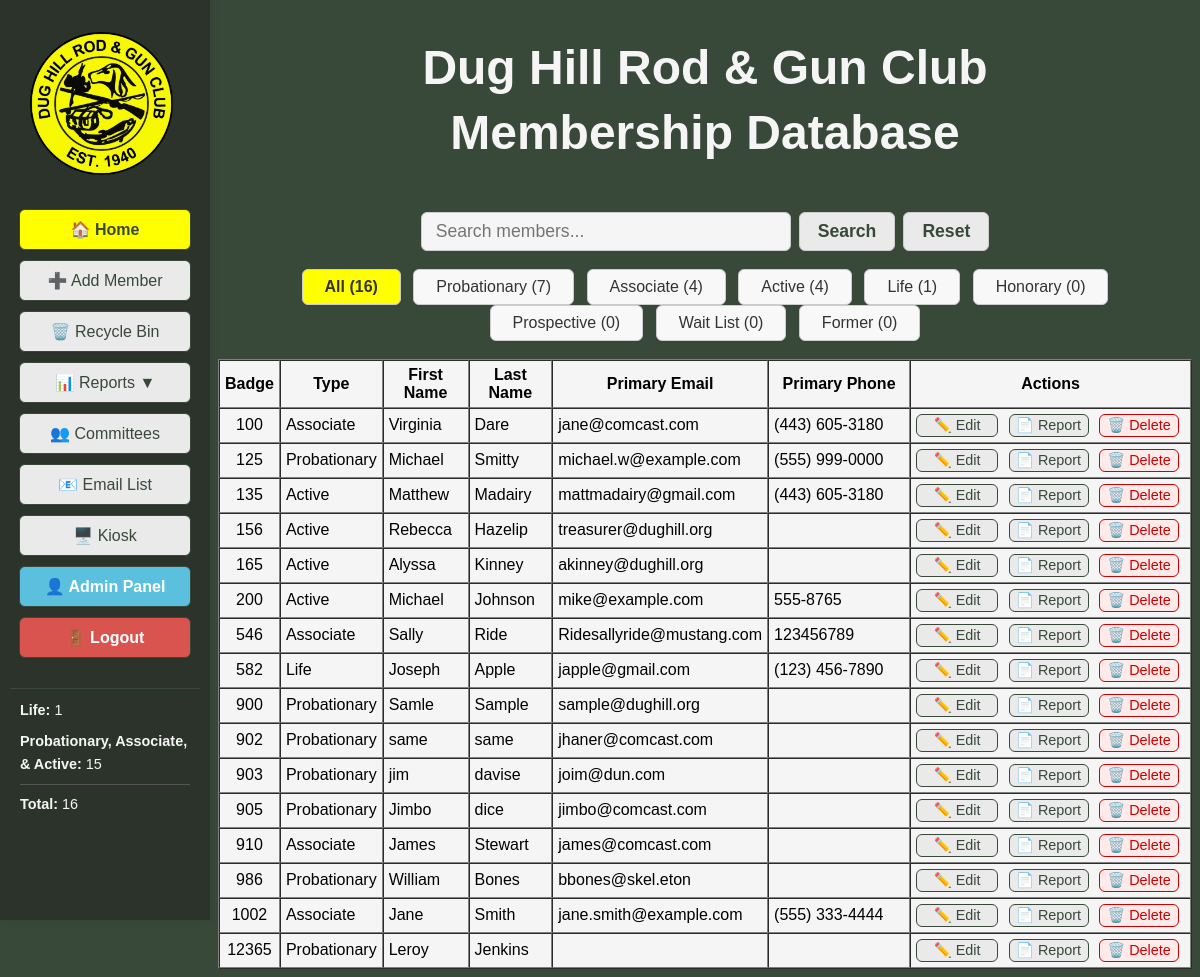
Before: / (signed in) with the older database file.
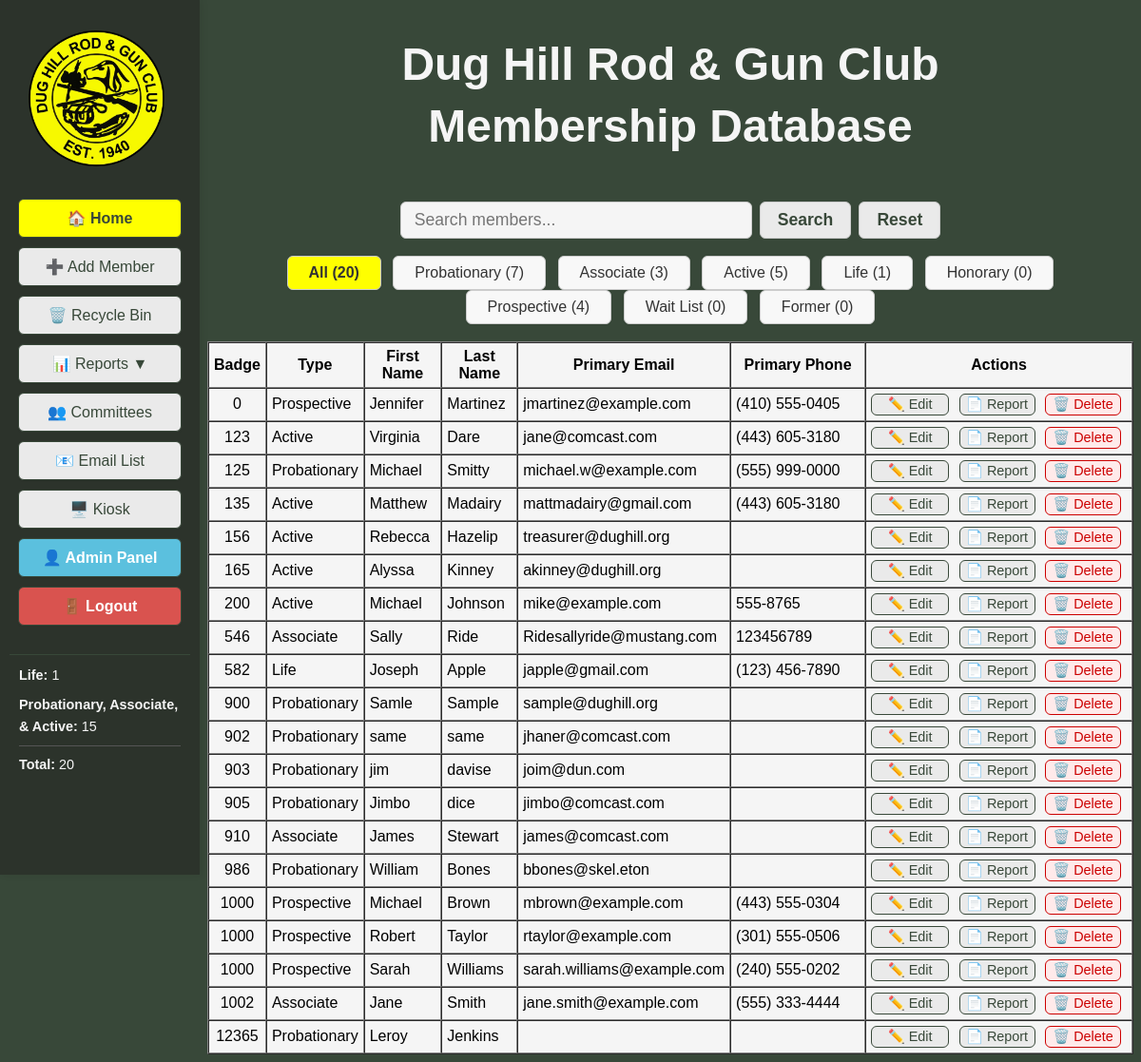
After: the same page with the newer database file.
### tables this page shows
CREATE TABLE members (
                id INTEGER PRIMARY KEY AUTOINCREMENT,
                badge_number TEXT,
                membership_type TEXT,
                first_name TEXT,
                last_name TEXT,
                dob TEXT,
                email TEXT,
                phone TEXT,
                address TEXT,
                city TEXT,
                state TEXT,
                zip TEXT,
                join_date TEXT,
                email2 TEXT,
                sponsor TEXT,
                card_internal TEXT,
                card_external TEXT,
                deleted INTEGER DEFAULT 0
            , phone2 TEXT, waiver INTEGER DEFAULT 0, middle_name TEXT DEFAULT '', nickname TEXT DEFAULT '', suffix TEXT DEFAULT '', deleted_on TEXT, member_notes TEXT);

### DH_DB_Webapp/app.py (the view)
@app.route('/', methods=['GET'])
@login_required
def index():
	search = request.args.get('search', '').strip()
	member_type = request.args.get('member_type', 'All')
	all_members = database.get_all_members()
	if member_type and member_type != 'All':
		members = [m for m in all_members if m['membership_type'] == member_type]
	else:
		members = all_members
	if search:
		search_lower = search.lower()
		def member_matches(m):
			return any(search_lower in str(m[col]).lower() if m[col] is not None else False for col in m.keys())
		members = [m for m in members if member_matches(m)]
	member_types_list = ["All", "Probationary", "Associate", "Active", "Life", "Honorary", "Prospective", "Wait List", "Former"]
	member_counts = {}
	for mt in member_types_list:
		if mt == "All":
			member_counts[mt] = len(all_members)
		else:
			member_counts[mt] = len([m for m in all_members if m['membership_type'] == mt])
	member_stats = get_member_stats()
	return render_template('index.html', members=members, search=search, member_type=member_type, member_types=member_types_list, member_counts=member_counts, active_page='home', member_stats=member_stats)

### DH_DB_Webapp/app.py (called while the page is built)
@login_manager.user_loader
def load_user(user_id):
    user_data = database.get_user_by_id(int(user_id))
    if user_data:
        try:
            role = user_data['role']
        except (KeyError, IndexError):
            role = 'User'
        try:
            must_change_password = bool(user_data['must_change_password'])
        except (KeyError, IndexError):
            must_change_password = False
        return User(
            id=user_data['id'],
            username=user_data['username'],
            email=user_data['email'],
            role=role,
            is_active=bool(user_data['is_active']),
            must_change_password=must_change_password
        )
    return None

def get_member_stats():
	all_members = database.get_all_members()
	life_count = len([m for m in all_members if m['membership_type'] == 'Life'])
	voting_count = len([m for m in all_members if m['membership_type'] in ['Probationary', 'Associate', 'Active']])
	total_count = len(all_members)
	return {
		'life_members': life_count,
		'voting_members': voting_count,
		'total_members': total_count
	}

    @property
    def is_active(self):
        return self._is_active

### DH_DB_Webapp/templates/index.html (shortened to what the changed rows need)
<!DOCTYPE html>
<html>
<head>
</head>
<body style="background-color:#384839; font-family:Arial, Helvetica, sans-serif;">
    <div style="display:flex; flex-direction:row;">
        <div style="position:fixed; top:0; left:0; height:100vh; width:210px; background-color:#2c332b; display:flex; flex-direction:column; align-items:center; padding-top:120px; z-index:100; box-shadow:2px 0 8px rgba(0,0,0,0.08); overflow-y:auto;">
            <div style="width:170px; margin-top:20px; padding:10px; border-top:1px solid #384839;">
                <div style="color:#f5f5f5; font-size:0.9em; line-height:1.6; text-align:left;">
                    <div style="margin-bottom:8px;"><strong>Life:</strong> {{ member_stats.life_members }}</div>
                    <div style="margin-bottom:8px;"><strong>Probationary, Associate, & Active:</strong> {{ member_stats.voting_members }}</div>
                    <div style="border-top:1px solid #555; padding-top:8px;"><strong>Total:</strong> {{ member_stats.total_members }}</div>
                </div>
            </div>
        </div>
        <div style="flex:1; margin-left:210px; display:flex; flex-direction:column; align-items:center;">
            {% block content %}
            <div style="display:flex; flex-direction:row; justify-content:center; margin-bottom:20px; width:100%;">
                <div style="text-align:center; width:100%;">
                    <h1 style="margin-bottom:0.2em; color:#f5f5f5; font-size:3em;">Dug Hill Rod & Gun Club</h1>
                    <h1 style="margin-top:0.2em; color:#f5f5f5; font-size:3em;">Membership Database</h1>
                </div>
            </div>
            <div style="margin-bottom:18px; text-align:center;">
                {% for mt in member_types %}
                    <a href="{{ url_for('index', member_type=mt, search=search) }}"
                       style="display:inline-block; padding:8px 22px; margin:0 4px; border-radius:6px; border:1px solid #ccc; background-color:{{ 'rgb(255,255,0)' if mt == member_type else '#f8f8f8' }}; color:#333; text-decoration:none; font-weight:{{ 'bold' if mt == member_type else 'normal' }}; box-shadow:0 1px 2px rgba(0,0,0,0.04);">
                        {{ mt }} ({{ member_counts[mt] }})
                    </a>
                {% endfor %}
            </div>
            <table border="1" cellpadding="5" cellspacing="0" style="margin:auto; width:100%; max-width:1100px; background-color:#f5f5f5;">
                <tr>
                    <th onclick="sortTable(0)" id="th0">Badge</th>
                    <th onclick="sortTable(1)" id="th1">Type</th>
                    <th onclick="sortTable(2)" id="th2">First Name</th>
                    <th onclick="sortTable(3)" id="th3">Last Name</th>
                    <th onclick="sortTable(4)" id="th4">Primary Email</th>
                    <th onclick="sortTable(5)" id="th5">Primary Phone</th>
                    <th>Actions</th>
                </tr>
                {% for member in members %}
            <tr class="member-row" ondblclick="window.location='{{ url_for('member_details', member_id=member['id']) }}'" style="cursor:pointer;">
                        <td style="text-align:center;">{{ member['badge_number'] }}</td>
                        <td>{{ member['membership_type'] }}</td>
                        <td>{{ member['first_name'] }}</td>
                        <td>{{ member['last_name'] }}</td>
                        <td>{{ member['email'] }}</td>
                        <td style="min-width:130px;">{{ member['phone'] }}</td>
                        <td style="white-space:nowrap;">
                            <a href="{{ url_for('member_details', member_id=member['id']) }}" class="action-btn" style="display:inline-block; width:80px; padding:2px 0; margin-right:6px; border-radius:6px; border:1px solid #384839; background:#eaeaea; color:#384839; cursor:pointer; text-align:center; text-decoration:none; font-size:0.9em;">✏️ Edit</a>
                            <form action="{{ url_for('member_report', member_id=member['id']) }}" method="get" style="display:inline; margin-bottom:4px;">
                                <button type="submit" class="action-btn" style="width:80px; padding:2px 0; margin-right:6px; border-radius:6px; border:1px solid #384839; background:#eaeaea; color:#384839; cursor:pointer; text-align:center; font-size:0.9em;">📄 Report</button>
                            </form>
                            <form action="{{ url_for('delete_member', member_id=member['id']) }}" method="post" style="display:inline;">
                                <button type="submit" class="action-btn" onclick="return confirm('Are you sure you want to move this member to the recycle bin?')" style="width:80px; padding:2px 0; margin-right:6px; border-radius:6px; border:1px solid #c00; background:#ffeaea; color:#c00; cursor:pointer; text-align:center; font-size:0.9em;">🗑️ Delete</button>
                            </form>
                        </td>
                    </tr>
                    {% endfor %}
            </table>
            {% endblock %}
        </div>
    </div>
</body>
</html>

Changed rows visible on the page:
added members: badge_number "0", membership_type "Prospective", first_name "Jennifer", last_name "Martinez", email "jmartinez@example.com", phone "(410) 555-0405"
changed members "Virginia": badge_number "100" → "123"; membership_type "Associate" → "Active"
added members: badge_number "1000", membership_type "Prospective", first_name "Michael", last_name "Brown", email "mbrown@example.com", phone "(443) 555-0304"
added members: badge_number "1000", membership_type "Prospective", first_name "Robert", last_name "Taylor", email "rtaylor@example.com", phone "(301) 555-0506"
added members: badge_number "1000", membership_type "Prospective", first_name "Sarah", last_name "Williams", email "sarah.williams@example.com", phone "(240) 555-0202"
Other visible differences:
{{ member_stats.total_members }}: "16" → "20"
new list line: "All ( 20 )"
new list line: "Associate ( 3 )"
new list line: "Active ( 5 )"
new list line: "Prospective ( 4 )"
list line gone: "All ( 16 )"
list line gone: "Associate ( 4 )"
list line gone: "Active ( 4 )"
list line gone: "Prospective ( 0 )"
